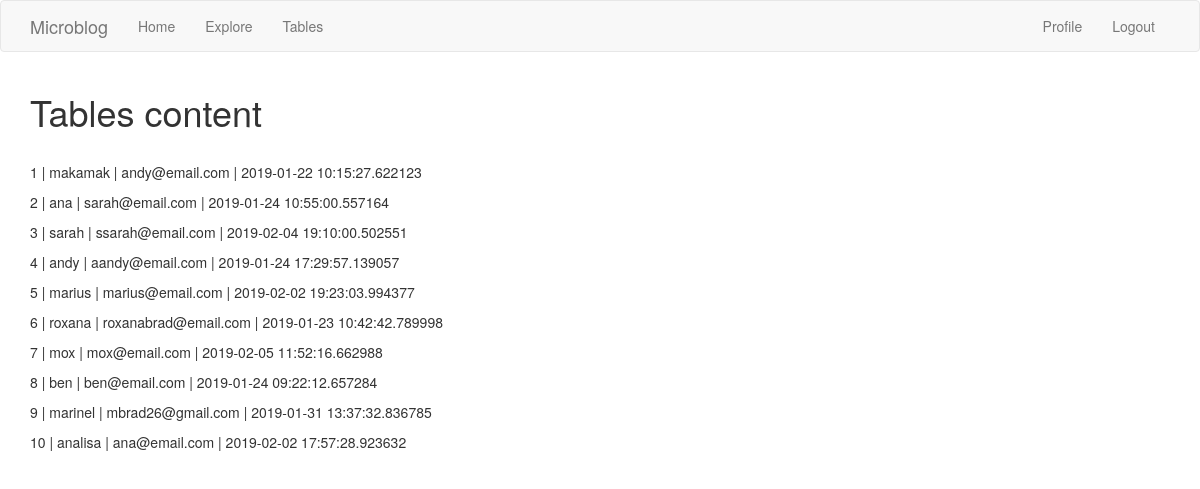
The app's page /tables (signed in), older data.
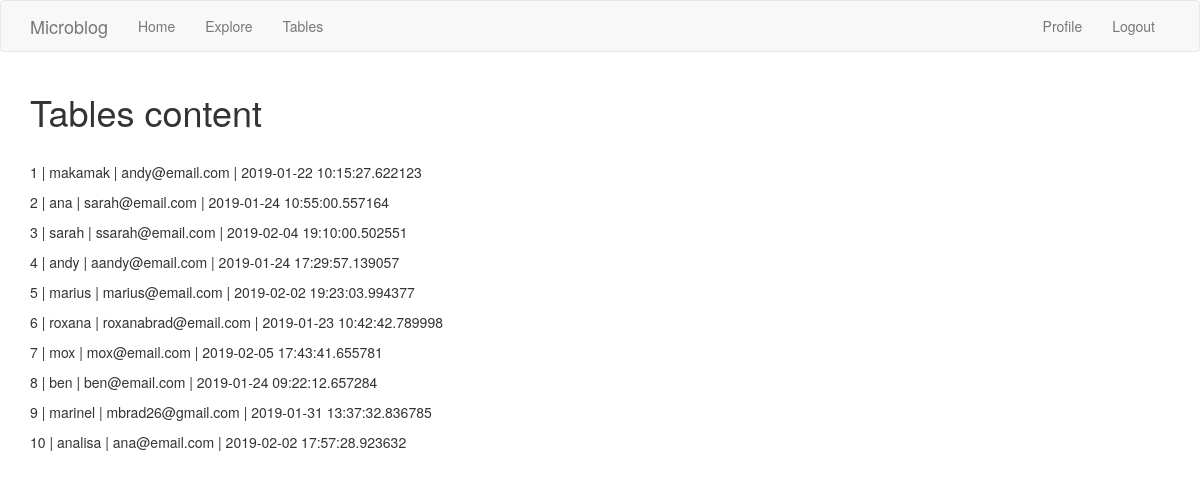
The same page, newer data.
### app/models.py (models this page shows, shortened)
class User(UserMixin, db.Model):
    id = db.Column(db.Integer, primary_key=True)
    username = db.Column(db.String(60), index=True, unique=True)
    email = db.Column(db.String(120), index=True, unique=True)
    password_hash = db.Column(db.String(128))
    about_me = db.Column(db.String(140))
    last_seen = db.Column(db.DateTime, default=datetime.utcnow)
    posts = db.relationship('Post', backref='author', lazy='dynamic')
    followed = db.relationship('User', secondary=followers,
                               primaryjoin=(followers.c.follower_id == id),
                               secondaryjoin=(followers.c.followed_id == id),
                               backref=db.backref('followers', lazy='dynamic'),
                               lazy='dynamic')

### app/routes.py (the view)
@app.route('/tables')
@login_required
def tables():
    user = User.query.all()
    post = Post.query.all()
    return render_template('tables.html', title='DataBase Content', user=user, post=post)

### app/models.py (called while the page is built)
@login.user_loader
def load_user(id):
    return User.query.get(int(id))

### app/routes.py (called while the page is built)
@app.before_request
def before_request():
    if current_user.is_authenticated:
        current_user.last_seen = datetime.utcnow()
        db.session.commit()
    g.locale = str(get_locale())

### app/templates/tables.html
{% extends "base.html" %}
{% block app_content %}
    <h1>Tables content</h1>
    <br>
    {% for u in user %}
        <p> {{ u.id }}  | {{ u.username }} | {{ u.email }} | {{ u.last_seen }}</p>
    {% endfor %}
{% endblock %}

Row changes from the older to the newer data that the page shows:
changed User "mox": last_seen "2019-02-05 11:52:16.662988" → "2019-02-05 17:43:41.655781"
